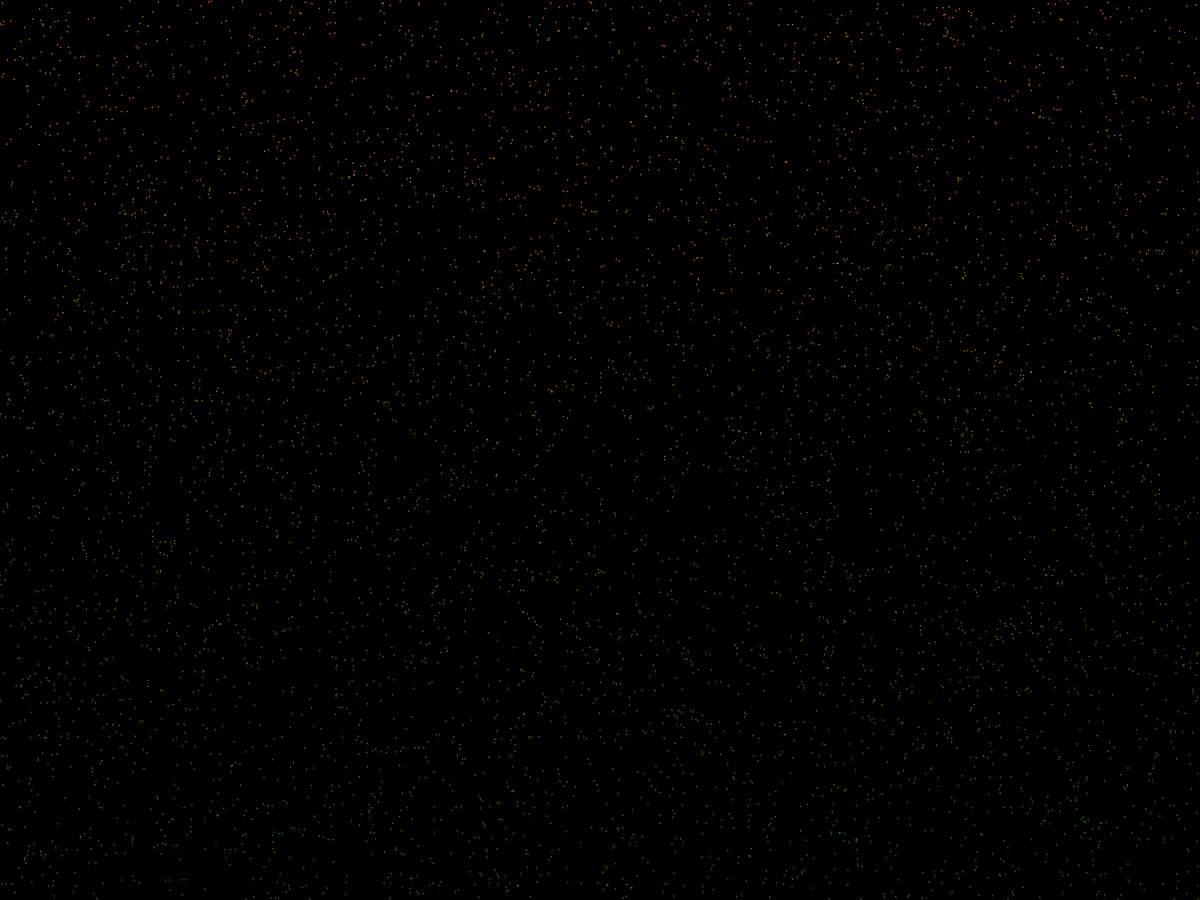
Frame 1 (no input)
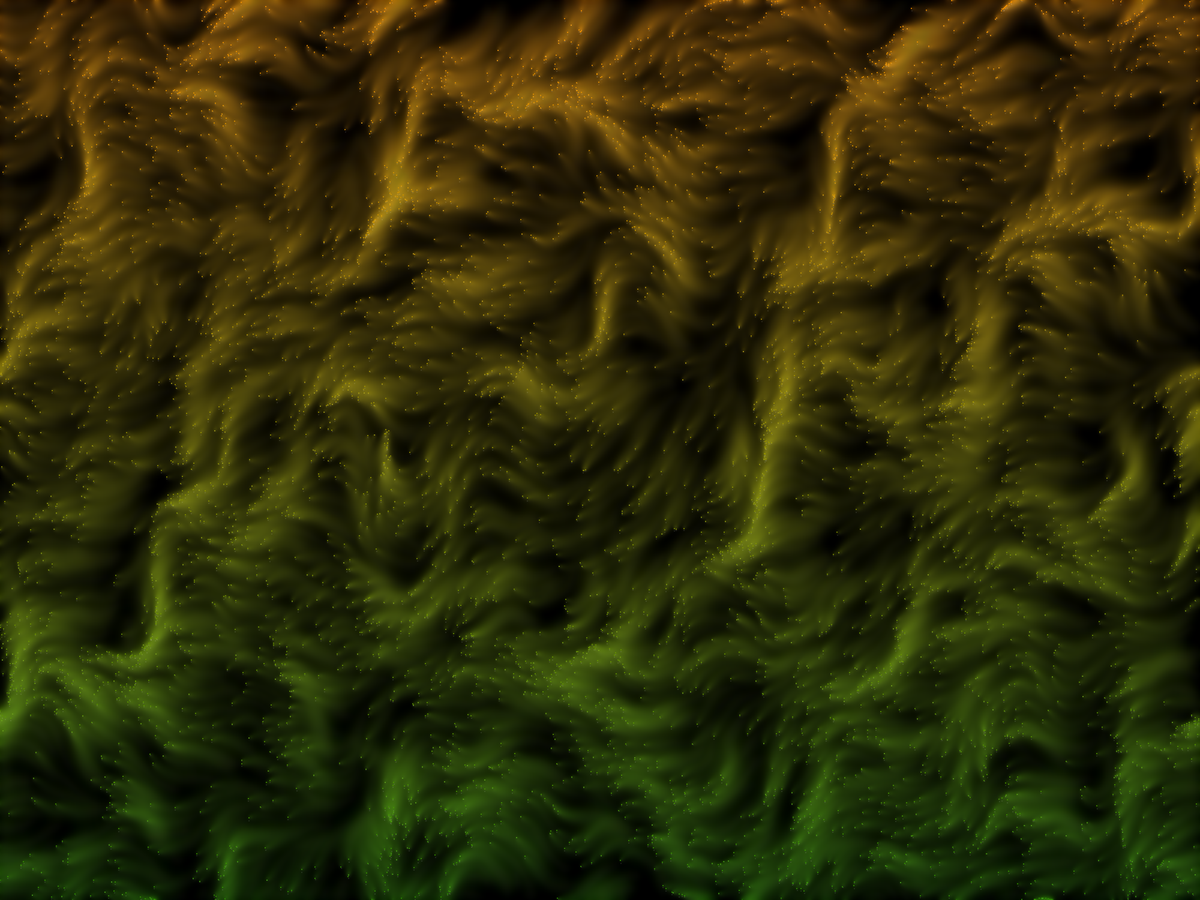
Frame 60 (no input)
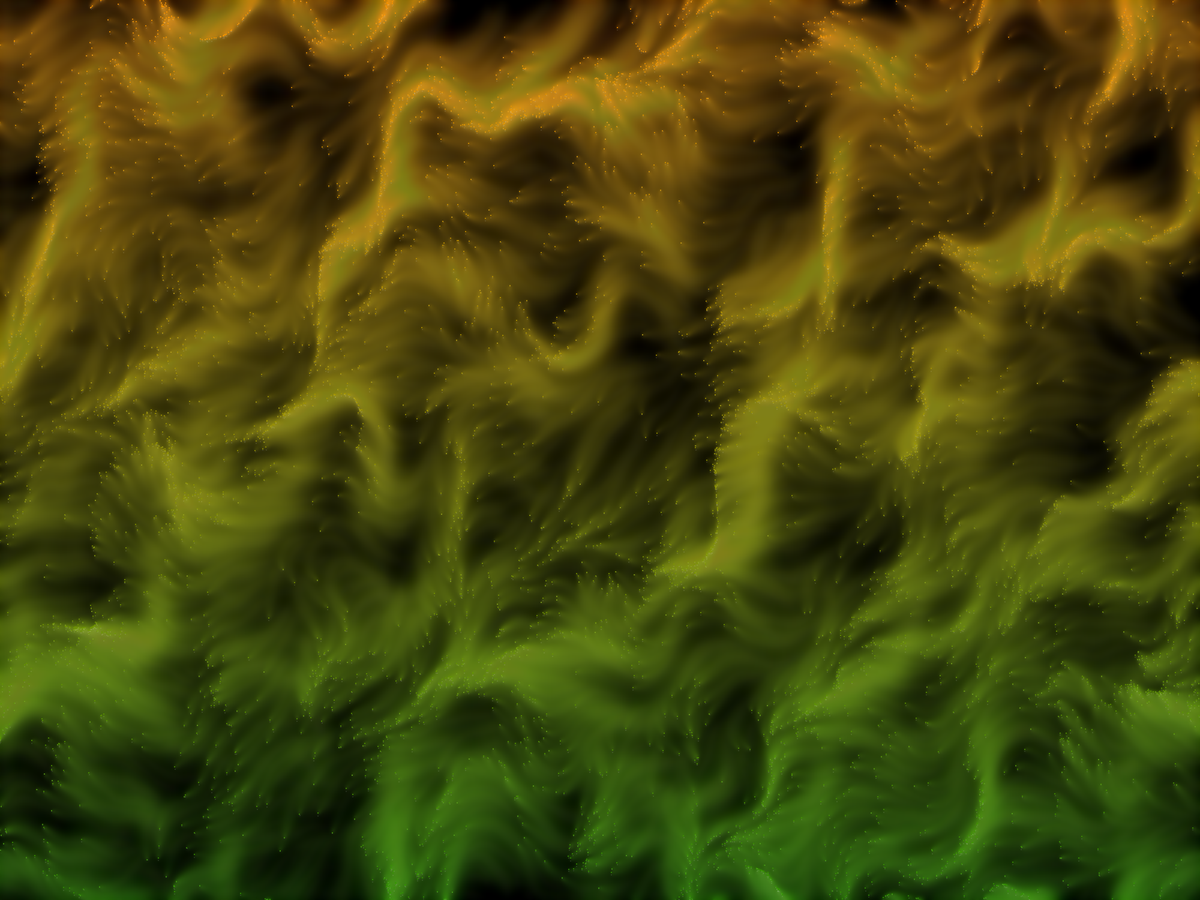
Frame 120 (the mouse pressed at the canvas centre since frame 60)

The p5.js sketch that drew these frames (run headless with seeded random() and noise() and a simulated clock; from frame 60 on, the mouse is pressed at the canvas centre):

// p5.js sketch
// ── sketch.js
// “seawave-blur” by loxi
// https://openprocessing.org/sketch/960311
// License CreativeCommons Attribution ShareAlike
// https://creativecommons.org/licenses/by-sa/3.0

//which is a branch of:

// “Surf's up blur” by Robert D'Arcy
// https://openprocessing.org/sketch/854271
// License CreativeCommons Attribution ShareAlike
// https://creativecommons.org/licenses/by-sa/3.0


let waveNum = 6000;
let imgProc;
let waves = [];

function setup() { 
  imgProc = createCanvas(2000, 1500);
  background(0);
  frameRate(30);
	
	setParticles()
}


function draw() {  

	push()
		drawingContext.filter='blur(2px)'
		image(imgProc, 0, 0)
	pop()
	
	noStroke()
	background(0,0.75)
  for (let w of waves) {
		w.move();
	}
}

function setParticles() {
	background(0)
	waves = []
	for (let i = 0; i < waveNum; i++) {
		let newW = new Wave({
			pos: createVector(random(width), random(height)),
			increase: 0,
			theta: 0,
			color: color(255, 0, 0), //red
		})
		waves.push(newW)
	}
}

// function mousePressed() {
//   setParticles();
// }


class Wave {
	constructor(args){		
		let def = {
  		pos: createVector(random(width), random(height)),
			increase: 0,
			theta: 0, 
			color: color(20, 255, 0),//green
	}
		
		Object.assign(def,args)
		Object.assign(this,def)
	}


  update() {
		let adj = map(this.pos.y, 0, height, 205, 0);
		this.color = color(int(adj)+50, 150 , 0);
    this.increase +=  0.008;
    this.theta = noise(this.pos.x * 0.008, this.pos.y * 0.004, this.increase) * TWO_PI;
    this.pos.x += 2 * cos(this.theta);
    this.pos.y += 2 * sin(this.theta);
  }

  display() {
		let n = noise(0.01*width)
    if (this.pos.x > 0 && this.pos.x < width && this.pos.y > 0  && this.pos.y < height) {
				fill(this.color)
				ellipse(int(this.pos.x) ,int(this.pos.y), 2)
				fill(color(255,255,255,120))
				ellipse(int(this.pos.x +n) ,int(this.pos.y +random(5)), 1)
				// fill(color(255,255,255,100))
				// ellipse(int(this.pos.x +random(2) ) ,int(this.pos.y +n), 1)
    }
  }

  wrap() {
    if (this.pos.x < 0){this.pos.x = width;}
    if (this.pos.x > width ){ this.pos.x =  0;}
    if (this.pos.y < 0 ){ this.pos.y = height;}
    if (this.pos.y > height) {this.pos.y =  0;}
  }
	
	move(){
		this.update();
		this.wrap();
		this.display();
	}
	
}
